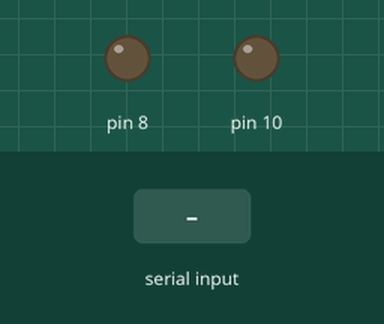
The sketch below on a simulated Arduino Uno, built with avr-gcc and run on an emulated ATmega328P. Shown: output pins drawn as LEDs (lit = HIGH). The inputs (shaded band) are chosen by the test bench.

Above: at 1.2 s.
1.3 s: "1" received over Serial
At 2.5 s:
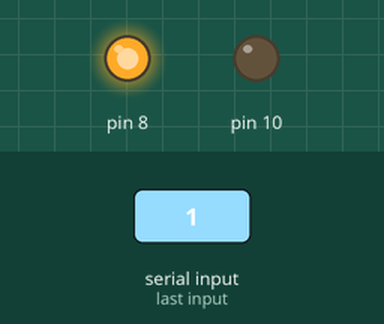
4.3 s: "0" received over Serial
At 4.8 s:
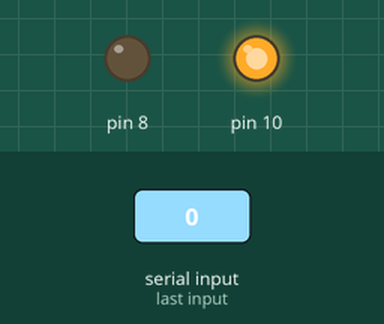
7.3 s: "2" received over Serial
At 9.8 s:
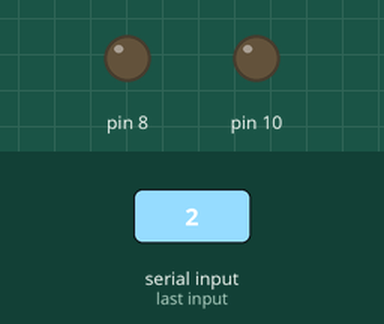
Timing chart, 0 to 11.3 s (numbered marks = the images above; inputs shaded):
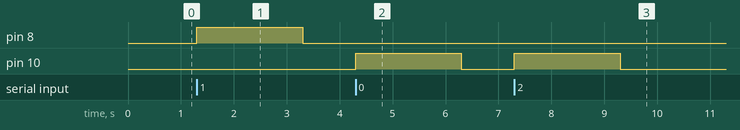

The sketch:

Serial.available.ino
```cpp
int x;
void setup()
{
  // put your setup code here, to run once:
  pinMode(8,OUTPUT);
  pinMode(10,OUTPUT);
  Serial.begin(9600);
}

void loop()
{
  // put your main code here, to run repeatedly:
  if(!Serial.available())
  {
    digitalWrite(8,LOW);
    digitalWrite(10,LOW);
  }
  else
  {
    x=Serial.read();
    if(x=='1')
    {
      digitalWrite(8,HIGH);
      digitalWrite(10,LOW);
      delay(2000);

    }
    else
    {
      digitalWrite(10,HIGH);
      digitalWrite(8,LOW);
      delay(2000);
    }

  }
}
```

Measured:
- after the input at 1.3 s, pin 8: LOW → HIGH at once, → LOW 2.0 s later
- after the input at 4.3 s, pin 10: LOW → HIGH at once, → LOW 2.0 s later
- after the input at 7.3 s, pin 10: LOW → HIGH at once, → LOW 2.0 s later
